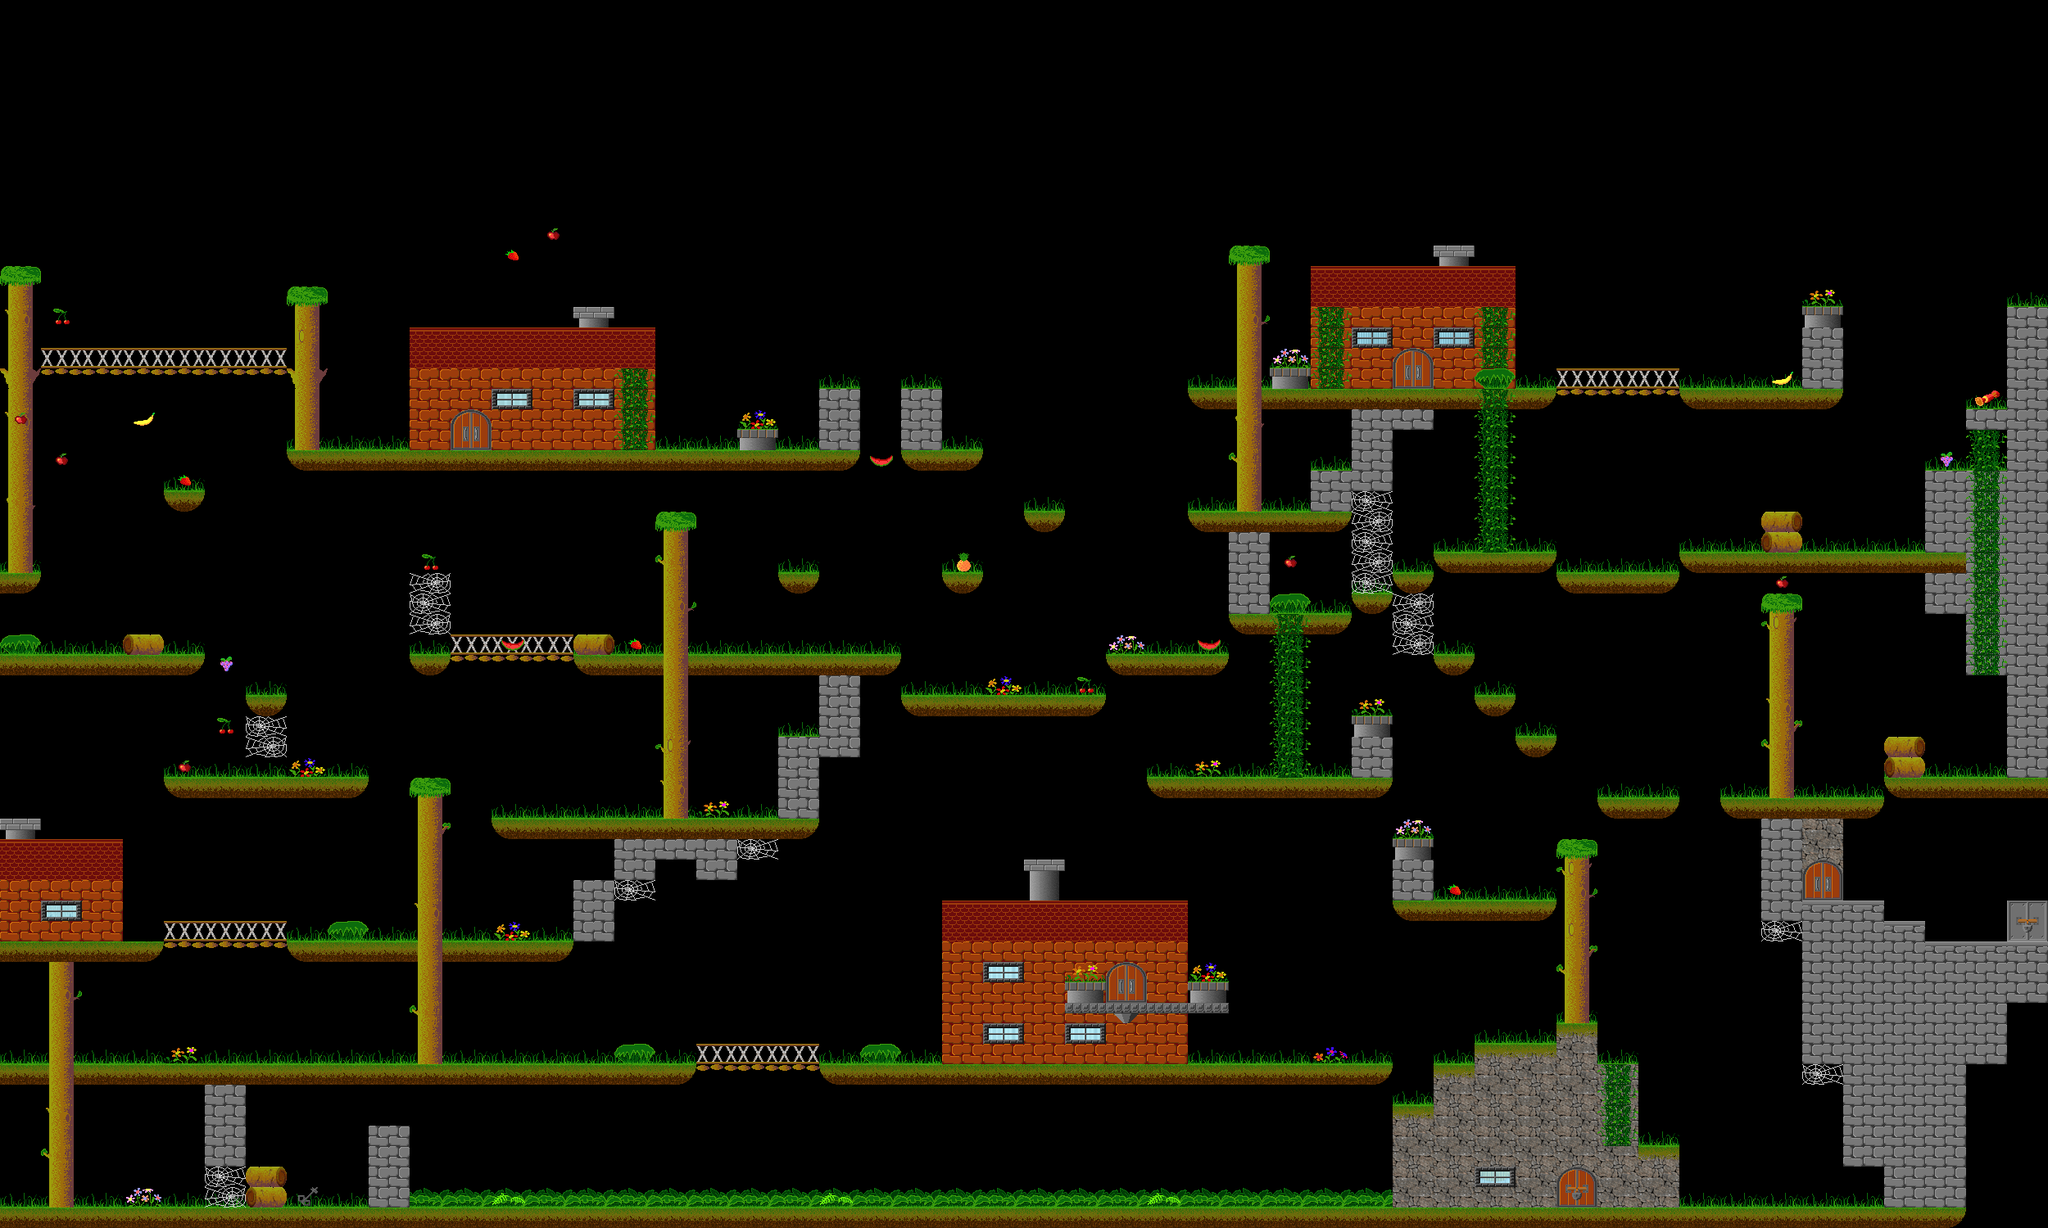

A level layout from a 2D game, rendered from its tile map. Below: a short description, then the map file with tile-grid data replaced by summaries:
An orthogonal 50x60 tile map with 50x25 px tiles, 10 tile layers (Background1, Background2, Gates, Platforms, ...), 11 tilesets and 8 objects (1, NextLevel, door1, doorTest, door2, ...).

<map version="1.0" orientation="orthogonal" renderorder="right-down" width="50" height="60" tilewidth="50" tileheight="25" nextobjectid="44">
 <tileset firstgid="1" name="Prizes" tilewidth="32" tileheight="25" tilecount="16" columns="8">
  <image source="../../assets/sprites/tiles/prizes.png" width="256" height="50" />
  <tile id="8">
   <properties>
    <property name="name" value="strawberry" />
   </properties>
  </tile>
  <tile id="13">
   <properties>
    <property name="name" value="donut" />
   </properties>
  </tile>
 </tileset>
 <tileset firstgid="17" name="Garden" tilewidth="50" tileheight="25" tilecount="52" columns="13">
  <image source="../../assets/sprites/tiles/garden.gif" width="650" height="100" />
  <terraintypes>
   <terrain name="1" tile="-1" />
  </terraintypes>
  <tile id="1" terrain="0,0,0,0" />
  <tile id="2" terrain=",,,0" />
  <tile id="3" terrain="0,0,0,0" />
  <tile id="11">
   <properties>
    <property name="destroy" type="int" value="1" />
   </properties>
  </tile>
  <tile id="24">
   <properties>
    <property name="destroy" type="int" value="1" />
   </properties>
  </tile>
  <tile id="40">
   <properties>
    <property name="Collision" type="bool" value="true" />
   </properties>
  </tile>
 </tileset>
 <tileset firstgid="69" name="Blocks" tilewidth="50" tileheight="25" tilecount="18" columns="6">
  <image source="../../assets/sprites/tiles/blocks.gif" width="300" height="75" />
  <tile id="0">
   <properties>
    <property name="block_type" value="test" />
   </properties>
  </tile>
  <tile id="3">
   <properties>
    <property name="destroy" type="int" value="1" />
   </properties>
  </tile>
  <tile id="9">
   <properties>
    <property name="destroy" type="int" value="1" />
   </properties>
  </tile>
  <tile id="14">
   <properties>
    <property name="destroy" type="int" value="1" />
   </properties>
  </tile>
  <tile id="15">
   <properties>
    <property name="destroy" type="int" value="1" />
   </properties>
  </tile>
 </tileset>
 <tileset firstgid="87" name="Doors" tilewidth="50" tileheight="25" tilecount="24" columns="2">
  <image source="../../assets/sprites/tiles/doors.gif" width="100" height="300" />
 </tileset>
 <tileset firstgid="111" name="Walls" tilewidth="50" tileheight="25" tilecount="22" columns="2">
  <image source="../../assets/sprites/tiles/walls.gif" width="100" height="275" />
 </tileset>
 <tileset firstgid="133" name="Windows" tilewidth="50" tileheight="25" tilecount="72" columns="8">
  <image source="../../assets/sprites/tiles/Windows.png" width="400" height="225" />
 </tileset>
 <tileset firstgid="205" name="Furniture" tilewidth="50" tileheight="25" tilecount="136" columns="17">
  <image source="../../assets/sprites/tiles/furniture.gif" width="850" height="200" />
 </tileset>
 <tileset firstgid="341" name="Goods" tilewidth="50" tileheight="25" tilecount="14" columns="2">
  <image source="../../assets/sprites/tiles/goods.gif" width="100" height="175" />
  <tile id="1">
   <properties>
    <property name="name" value="hammer" />
   </properties>
  </tile>
  <tile id="9">
   <properties>
    <property name="name" value="book" />
   </properties>
  </tile>
 </tileset>
 <tileset firstgid="355" name="Keys" tilewidth="50" tileheight="25" tilecount="5" columns="1">
  <image source="../../assets/sprites/tiles/keys.gif" width="50" height="125" />
  <tile id="0">
   <properties>
    <property name="name" value="golden-key" />
   </properties>
  </tile>
  <tile id="1">
   <properties>
    <property name="name" value="metal-key-1" />
   </properties>
  </tile>
  <tile id="2">
   <properties>
    <property name="name" value="metal-key-2" />
   </properties>
  </tile>
  <tile id="3">
   <properties>
    <property name="name" value="metal-key-3" />
   </properties>
  </tile>
  <tile id="4">
   <properties>
    <property name="name" value="metal-key-4" />
   </properties>
  </tile>
 </tileset>
 <tileset firstgid="360" name="Chandeliers" tilewidth="50" tileheight="25" tilecount="12" columns="2">
  <image source="../../assets/sprites/tiles/chandeliers.gif" width="100" height="150" />
 </tileset>
 <tileset firstgid="372" name="Characters" tilewidth="50" tileheight="25" tilecount="24" columns="6">
  <image source="../../assets/sprites/tiles/characters.gif" width="300" height="100" />
 </tileset>
 <layer name="Background1" width="50" height="60">
  <data>[3000 cells, 349 non-empty, 21 distinct tile ids]</data>
 </layer>
 <layer name="Background2" width="50" height="60">
  <data>[3000 cells, 59 non-empty, 6 distinct tile ids]</data>
 </layer>
 <layer name="Gates" width="50" height="60">
  <properties>
   <property name="gate" type="bool" value="true" />
  </properties>
  <data>[3000 cells, 12 non-empty, 4 distinct tile ids]</data>
 </layer>
 <layer name="Platforms" width="50" height="60">
  <properties>
   <property name="platform" type="bool" value="true" />
  </properties>
  <data>[3000 cells, 413 non-empty, 16 distinct tile ids]</data>
 </layer>
 <layer name="Stairs" width="50" height="60">
  <properties>
   <property name="stair" type="bool" value="true" />
  </properties>
  <data>[3000 cells, 143 non-empty, 14 distinct tile ids]</data>
 </layer>
 <layer name="Prizes" width="50" height="60" offsetx="9" offsety="0">
  <properties>
   <property name="prize" type="bool" value="true" />
  </properties>
  <data>[3000 cells, 23 non-empty, 8 distinct tile ids]</data>
 </layer>
 <layer name="Goods" width="50" height="60">
  <properties>
   <property name="goods" type="bool" value="true" />
  </properties>
  <data>[3000 cells, 1 non-empty, 1 distinct tile ids]</data>
 </layer>
 <layer name="Doors" width="50" height="60">
  <data>[3000 cells, 24 non-empty, 8 distinct tile ids]</data>
 </layer>
 <layer name="Blocks" width="50" height="60">
  <properties>
   <property name="block" type="bool" value="true" />
  </properties>
  <data>[3000 cells, 8 non-empty, 2 distinct tile ids]</data>
 </layer>
 <objectgroup name="Gates">
  <properties>
   <property name="cover_layer" value="Doors" />
  </properties>
  <object id="36" name="StartPoint" type="1" x="100" y="1099" width="48" height="50" />
  <object id="37" name="NextLevel" x="2450" y="1100" width="50" height="50">
   <properties>
    <property name="gate_target" value="::scEmpty" />
    <property name="lock" value="metal-key-1" />
   </properties>
  </object>
  <object id="38" name="door1" x="550" y="500" width="50" height="50">
   <properties>
    <property name="gate_target" value="door1:s1_house1" />
    <property name="lock" value="" />
   </properties>
  </object>
  <object id="39" name="doorTest" x="0" y="975" width="50" height="50">
   <properties>
    <property name="gate_target" value="door1:s1_house4" />
    <property name="lock" value="" />
   </properties>
  </object>
  <object id="40" name="door2" x="1700" y="425" width="50" height="50">
   <properties>
    <property name="gate_target" value="door1:s1_house2" />
    <property name="lock" value="" />
   </properties>
  </object>
  <object id="41" name="door3" x="1350" y="1175" width="50" height="50">
   <properties>
    <property name="gate_target" value="door1:s1_house3" />
    <property name="lock" value="" />
   </properties>
  </object>
  <object id="42" name="door4" x="1900" y="1425" width="50" height="50">
   <properties>
    <property name="gate_target" value="door1:s1_house4" />
    <property name="lock" value="golden-key" />
   </properties>
  </object>
  <object id="43" name="door5" x="2200" y="1050" width="50" height="50">
   <properties>
    <property name="gate_target" value="door2:s1_house4" />
    <property name="lock" value="" />
   </properties>
  </object>
 </objectgroup>
 <layer name="Goods2" width="50" height="60">
  <properties>
   <property name="goods" type="bool" value="true" />
  </properties>
  <data>[3000 cells, 0 non-empty, 0 distinct tile ids]</data>
 </layer>
</map>
